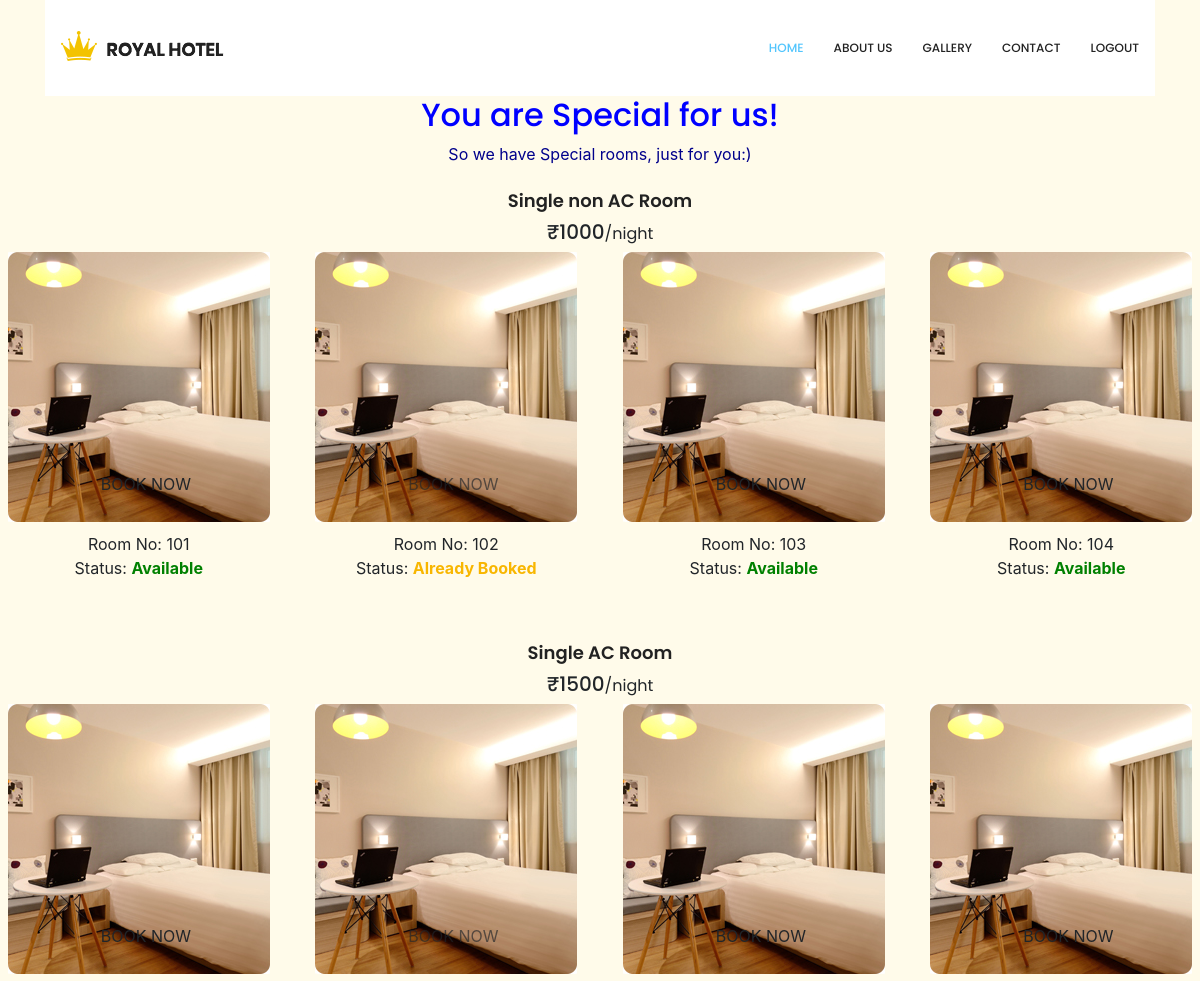
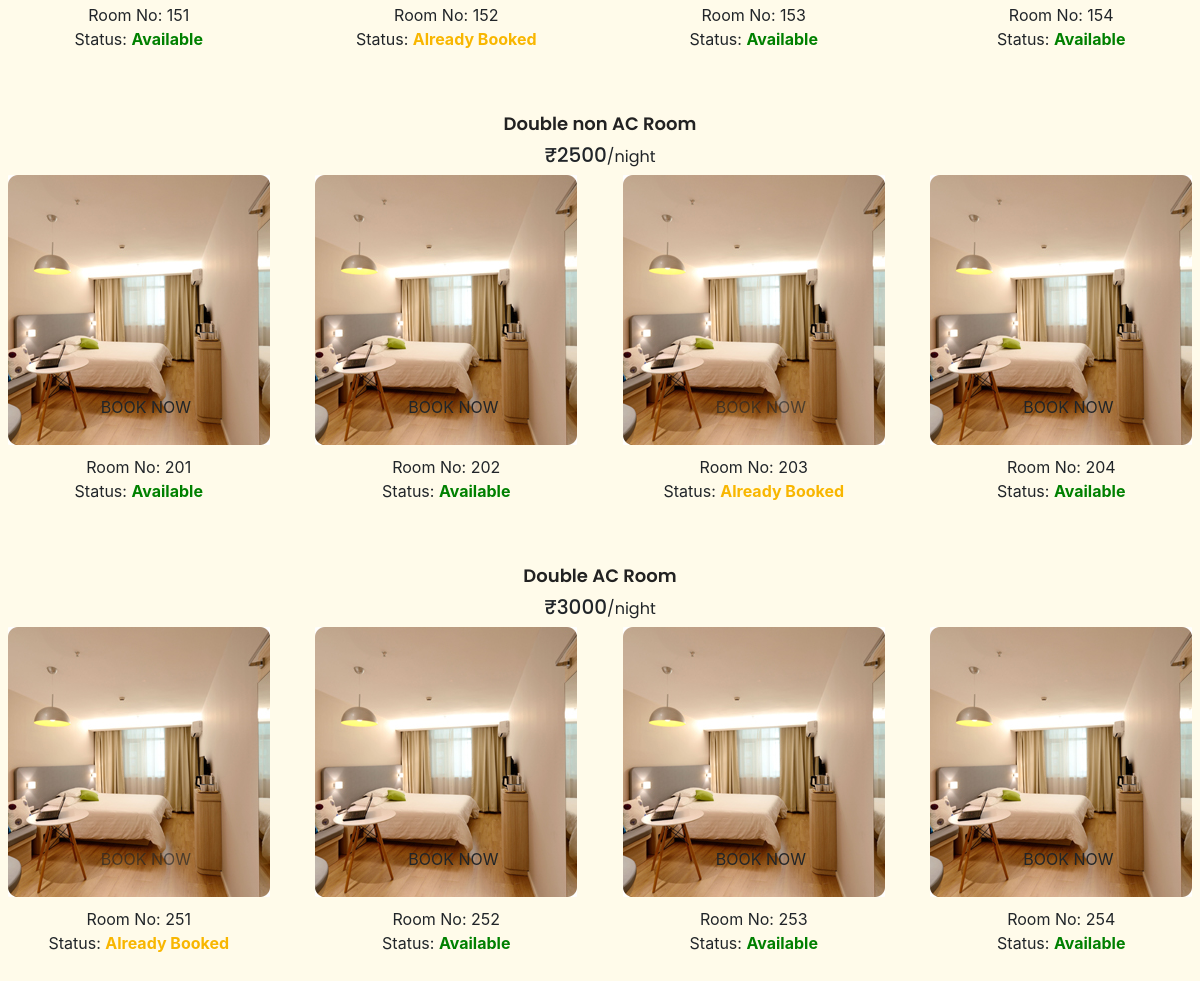
The page /rooms.php on the database its author committed (2 pictures, top to bottom).
### tables this page shows
CREATE TABLE `single_non_ac` (
  `s_no` int(11) NOT NULL,
  `room_no` int(11) NOT NULL,
  `holder_name` varchar(100) NOT NULL,
  `holder_id` int(11) NOT NULL,
  `holder_mobile` varchar(100) NOT NULL,
  `holder_address` varchar(250) NOT NULL,
  `child` int(11) NOT NULL,
  `adult` int(11) NOT NULL,
  `in_date` varchar(100) NOT NULL,
  `out_date` varchar(100) NOT NULL,
  `status` int(11) NOT NULL
);

CREATE TABLE `single_ac` (
  `s_no` int(11) NOT NULL,
  `room_no` int(11) NOT NULL,
  `holder_name` varchar(100) DEFAULT NULL,
  `holder_id` int(11) DEFAULT NULL,
  `holder_mobile` varchar(100) DEFAULT NULL,
  `holder_address` varchar(250) DEFAULT NULL,
  `child` int(11) DEFAULT NULL,
  `adult` int(11) DEFAULT NULL,
  `in_date` varchar(100) DEFAULT NULL,
  `out_date` varchar(100) DEFAULT NULL,
  `status` int(11) DEFAULT NULL
);

CREATE TABLE `double_non_ac` (
  `s_no` int(11) NOT NULL,
  `room_no` int(11) NOT NULL,
  `holder_name` varchar(100) DEFAULT NULL,
  `holder_id` int(11) DEFAULT NULL,
  `holder_mobile` varchar(100) DEFAULT NULL,
  `holder_address` varchar(250) DEFAULT NULL,
  `child` int(11) DEFAULT NULL,
  `adult` int(11) DEFAULT NULL,
  `in_date` varchar(100) DEFAULT NULL,
  `out_date` varchar(100) DEFAULT NULL,
  `status` int(11) NOT NULL
);

CREATE TABLE `double_ac` (
  `s_no` int(11) NOT NULL,
  `room_no` int(11) NOT NULL,
  `holder_name` varchar(100) DEFAULT NULL,
  `holder_id` int(11) DEFAULT NULL,
  `holder_mobile` varchar(100) DEFAULT NULL,
  `holder_address` varchar(250) DEFAULT NULL,
  `child` int(11) DEFAULT NULL,
  `adult` int(11) DEFAULT NULL,
  `in_date` varchar(100) DEFAULT NULL,
  `out_date` varchar(100) DEFAULT NULL,
  `status` int(11) NOT NULL
);

### rooms.php (the view, shortened to what this page needs)
<!doctype html>
<html lang="en">
<head>
    <link rel="stylesheet" href="css/bootstrap.css">
    <link rel="stylesheet" href="vendors/linericon/style.css">
    <link rel="stylesheet" href="css/font-awesome.min.css">
    <link rel="stylesheet" href="vendors/owl-carousel/owl.carousel.min.css">
    <link rel="stylesheet" href="vendors/bootstrap-datepicker/bootstrap-datetimepicker.min.css">
    <link rel="stylesheet" href="vendors/nice-select/css/nice-select.css">
    <link rel="stylesheet" href="vendors/owl-carousel/owl.carousel.min.css">
    <link rel="stylesheet" href="css/style.css">
    <link rel="stylesheet" href="css/responsive.css">
    <link rel="stylesheet" type="text/css" href="bootstrap-4.4.1/css/bootstrap.min.css">
</head>
<body">
    <header class="header_area">
        <div class="container">
            <nav class="navbar navbar-expand-lg navbar-light">
                <a class="navbar-brand logo_h" href="index.html"><img src="image/Logo.png" alt=""></a>
                <div class="collapse navbar-collapse offset" id="navbarSupportedContent">
                    <ul class="nav navbar-nav menu_nav ml-auto">
                        <li class="nav-item active"><a class="nav-link" href="home.php">Home</a></li>
                        <li class="nav-item"><a class="nav-link" href="about.html">About us</a></li>
                        <li class="nav-item"><a class="nav-link" href="gallery.html">Gallery</a></li>
                        <li class="nav-item"><a class="nav-link" href="contact.html">Contact</a></li>
                        <li class="nav-item"><a class="nav-link" href="logout.php">LogOut</a></li>
                    </ul>
                </div>
            </nav>
        </div>
    </header>
    <br><br><br><br>
    <div class="text-center">
        <h2 class="title_color" style="color:blue;">You are Special for us!</h2>
        <p style="color:darkblue;">So we have Special rooms, just for you:)</p>
    </div>
    <center>
        <h4 class="sec_h4">Single non AC Room</h4>
    </center>
    <center>
        <h5>₹1000<small>/night</small></h5>
    </center>
    <div class="row">
        <?php
        $connection = mysqli_connect("localhost", "root", "");
        $query = "select * from single_non_ac";
        $query_run = mysqli_query($connection, $query);
        while ($row = mysqli_fetch_assoc($query_run)) {
        ?>
            <div class="col-lg-3 col-sm-6">
                <div class="accomodation_item text-center">
                    <div class="hotel_img">
                        <img src="image/room2.jpg" alt="">
                        <a href="admin/book_room.php?rn=<?php echo $row['room_no'] . "&rt=a"; ?>" class="btn theme_btn button_hover <?php if ($row["status"] == 0) {
                                                                                                                                        echo "active";
                                                                                                                                    } else {
                                                                                                                                        echo "disabled";
                                                                                                                                    } ?>" role="button" aria-disabled="<?php if ($row['status'] == 0) {
                                                                                                                                                                            echo "false";
                                                                                                                                                                        } else {
                                                                                                                                                                            echo "true";
                                                                                                                                                                        } ?>">Book Now</a>
                    </div>
                    <div>Room No: <?php echo $row["room_no"] ?></div>
                    <div>
                        <p class="card-text">Status: <?php if ($row["status"] == 0) {
                                                            echo '<b style="color:green;">Available</b>';
                                                        } else {
                                                            echo "<b>Already Booked</b>";
                                                        } ?></p>
                    </div>
                </div>
            </div>
        <?php
        }
        ?>
    </div><br>
    <center>
        <h4 class="sec_h4">Single AC Room</h4>
    </center>
    <center>
        <h5>₹1500<small>/night</small></h5>
    </center>
    <div class="row">
        <?php
        $connection = mysqli_connect("localhost", "root", "");
        $query = "select * from single_ac";
        $query_run = mysqli_query($connection, $query);
        while ($row = mysqli_fetch_assoc($query_run)) {
        ?>
            <div class="col-lg-3 col-sm-6">
                <div class="accomodation_item text-center">
                    <div class="hotel_img">
                        <img src="image/room2.jpg" alt="">
                        <a href="admin/book_room.php?rn=<?php echo $row['room_no'] . "&rt=b"; ?>" class="btn theme_btn button_hover <?php if ($row["status"] == 0) {
                                                                                                                                        echo "active";
                                                                                                                                    } else {
                                                                                                                                        echo "disabled";
                                                                                                                                    } ?>" role="button" aria-disabled="<?php if ($row['status'] == 0) {
                                                                                                                                                                            echo "false";
                                                                                                                                                                        } else {
                                                                                                                                                                            echo "true";
                                                                                                                                                                        } ?>">Book Now</a>
                    </div>
                    <div>Room No: <?php echo $row["room_no"] ?></div>
                    <div>
                        <p class="card-text">Status: <?php if ($row["status"] == 0) {
                                                            echo '<b style="color:green;">Available</b>';
                                                        } else {
                                                            echo "<b>Already Booked</b>";
                                                        } ?></p>
                    </div>
                </div>
            </div>
        <?php
        }
        ?>
    </div><br>
    <center>
        <h4 class="sec_h4">Double non AC Room</h4>
    </center>
    <center>
        <h5>₹2500<small>/night</small></h5>
    </center>
    <div class="row">
        <?php
        $connection = mysqli_connect("localhost", "root", "");
        $query = "select * from double_non_ac";
        $query_run = mysqli_query($connection, $query);
        while ($row = mysqli_fetch_assoc($query_run)) {
        ?>
            <div class="col-lg-3 col-sm-6">
                <div class="accomodation_item text-center">
                    <div class="hotel_img">
                        <img src="image/room4.jpg" alt="">
                        <a href="admin/book_room.php?rn=<?php echo $row['room_no'] . "&rt=c"; ?>" class="btn theme_btn button_hover <?php if ($row["status"] == 0) {
                                                                                                                                        echo "active";
                                                                                                                                    } else {
                                                                                                                                        echo "disabled";
                                                                                                                                    } ?>" role="button" aria-disabled="<?php if ($row['status'] == 0) {
                                                                                                                                                                            echo "false";
                                                                                                                                                                        } else {
                                                                                                                                                                            echo "true";
                                                                                                                                                                        } ?>">Book Now</a>
                    </div>
                    <div>Room No: <?php echo $row["room_no"] ?></div>
                    <div>
                        <p class="card-text">Status: <?php if ($row["status"] == 0) {
                                                            echo '<b style="color:green;">Available</b>';
                                                        } else {
                                                            echo "<b>Already Booked</b>";
                                                        } ?></p>
                    </div>
                </div>
            </div>
        <?php
        }
        ?>
    </div><br>
    <center>
        <h4 class="sec_h4">Double AC Room</h4>
    </center>
    <center>
        <h5>₹3000<small>/night</small></h5>
    </center>
    <div class="row">
        <?php
        $connection = mysqli_connect("localhost", "root", "");
        $query = "select * from double_ac";
        $query_run = mysqli_query($connection, $query);
        while ($row = mysqli_fetch_assoc($query_run)) {
        ?>
            <div class="col-lg-3 col-sm-6">
                <div class="accomodation_item text-center">
                    <div class="hotel_img">
                        <img src="image/room4.jpg" alt="">
                        <a href="admin/book_room.php?rn=<?php echo $row['room_no'] . "&rt=d"; ?>" class="btn theme_btn button_hover <?php if ($row["status"] == 0) {
                                                                                                                                        echo "active";
                                                                                                                                    } else {
                                                                                                                                        echo "disabled";
                                                                                                                                    } ?>" role="button" aria-disabled="<?php if ($row['status'] == 0) {
                                                                                                                                                                            echo "false";
                                                                                                                                                                        } else {
                                                                                                                                                                            echo "true";
                                                                                                                                                                        } ?>">Book Now</a>
                    </div>
                    <div>Room No: <?php echo $row["room_no"] ?></div>
                    <div>
                        <p class="card-text">Status: <?php if ($row["status"] == 0) {
                                                            echo '<b style="color:green;">Available</b>';
                                                        } else {
                                                            echo "<b>Already Booked</b>";
                                                        } ?></p>
                    </div>
                </div>
            </div>
        <?php
        }
        ?>
    </div><br>
    <br><br>
    </body>
</html>

### rows shown on the page
single_non_ac: room_no "101", status "Available"
single_non_ac: room_no "102", status "Already Booked"
single_non_ac: room_no "103", status "Available"
single_non_ac: room_no "104", status "Available"
single_ac: room_no "151", status "Available"
single_ac: room_no "152", status "Already Booked"
single_ac: room_no "153", status "Available"
single_ac: room_no "154", status "Available"
double_non_ac: room_no "201", status "Available"
double_non_ac: room_no "202", status "Available"
double_non_ac: room_no "203", status "Already Booked"
double_non_ac: room_no "204", status "Available"
double_ac: room_no "251", status "Already Booked"
double_ac: room_no "252", status "Available"
double_ac: room_no "253", status "Available"
double_ac: room_no "254", status "Available"
